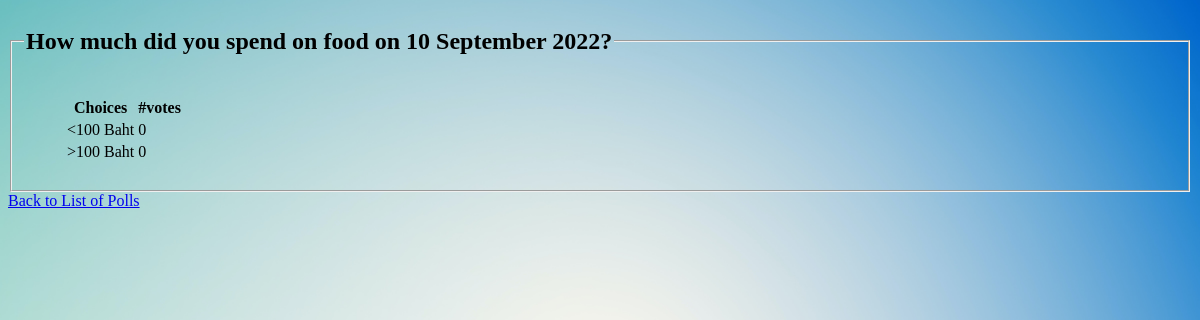
Screenshot of /polls/5/results/ with the database file from the repository.
### polls/models.py (models this page shows, shortened)
class Question(models.Model):
    question_text = models.CharField(max_length=200)
    pub_date = models.DateTimeField('date published')
    end_date = models.DateTimeField('date ended', null=True)
    def is_published(self):
        return timezone.now() >= self.pub_date

class Choice(models.Model):
    question = models.ForeignKey(Question, on_delete=models.CASCADE)
    choice_text = models.CharField(max_length=200)
    @property
    def votes(self):
        return Vote.objects.filter(choice=self).count()

### polls/views.py (the view)
# urls.py: path('polls/<int:pk>/results/', views.ResultsView.as_view(), name='results'),
class ResultsView(generic.DetailView):
    model = Question
    template_name = 'polls/results.html'
    def get_queryset(self):
        published_id_list = [q.id for q in Question.objects.all() if q.is_published()]
        return Question.objects.filter(id__in=published_id_list)

### polls/templates/polls/results.html (shortened to what this page needs)
{% load static %}
<link rel="stylesheet" href="{% static 'polls/style.css' %}">
<fieldset>
    <legend> <h2>{{ question.question_text }}</h2> </legend>
    <ul>
        <table>
            <tr>
                <th> Choices </th>
                <th> #votes </th>
            </tr>
        {% for choice in question.choice_set.all %}
            <tr>
                <td>{{ choice.choice_text }}</td>
                <td >{{ choice.votes }}</td>
            </tr>
        {% endfor %}
        </table>
    </ul>
</fieldset>
<a href="{% url 'polls:index' %}">Back to List of Polls</a>

### rows the page displays
Question: question_text "How much did you spend on food on 10 September 2022?"
Choice: choice_text "<100 Baht", votes "0"
Choice: choice_text ">100 Baht", votes "0"
